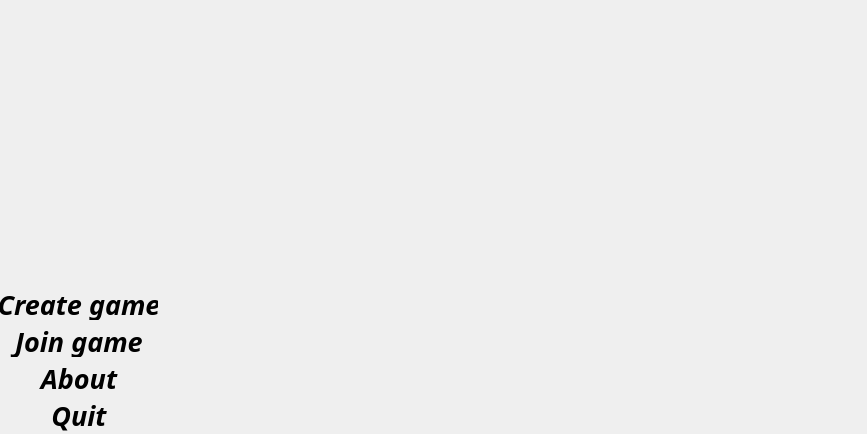
<?xml version="1.0" encoding="UTF-8"?>
<ui version="4.0">
 <class>ChooseOptionWindow</class>
 <widget class="QDialog" name="ChooseOptionWindow">
  <property name="geometry">
   <rect>
    <x>0</x>
    <y>0</y>
    <width>867</width>
    <height>434</height>
   </rect>
  </property>
  <property name="windowTitle">
   <string>Dialog</string>
  </property>
  <property name="styleSheet">
   <string notr="true">border-image: url(:/resources/images/avioneta.png)  
0 0 0  strech strech;

</string>
  </property>
  <widget class="QPushButton" name="joinButton_2">
   <property name="geometry">
    <rect>
     <x>0</x>
     <y>400</y>
     <width>158</width>
     <height>31</height>
    </rect>
   </property>
   <property name="font">
    <font>
     <family>Ubuntu Condensed</family>
     <pointsize>20</pointsize>
     <italic>true</italic>
     <bold>true</bold>
    </font>
   </property>
   <property name="autoFillBackground">
    <bool>false</bool>
   </property>
   <property name="styleSheet">
    <string notr="true">background-color: transparent;
background-image: transparent;
border-image: transparent;
  border: none;</string>
   </property>
   <property name="text">
    <string>Quit</string>
   </property>
   <property name="autoDefault">
    <bool>true</bool>
   </property>
  </widget>
  <widget class="QPushButton" name="joinButton">
   <property name="geometry">
    <rect>
     <x>0</x>
     <y>326</y>
     <width>158</width>
     <height>31</height>
    </rect>
   </property>
   <property name="font">
    <font>
     <family>Ubuntu Condensed</family>
     <pointsize>20</pointsize>
     <italic>true</italic>
     <bold>true</bold>
    </font>
   </property>
   <property name="autoFillBackground">
    <bool>false</bool>
   </property>
   <property name="styleSheet">
    <string notr="true">background-color: transparent;
background-image: transparent;
border-image: transparent;
  border: none;</string>
   </property>
   <property name="text">
    <string>Join game</string>
   </property>
   <property name="autoDefault">
    <bool>true</bool>
   </property>
  </widget>
  <widget class="QPushButton" name="createButton">
   <property name="geometry">
    <rect>
     <x>0</x>
     <y>289</y>
     <width>158</width>
     <height>31</height>
    </rect>
   </property>
   <property name="font">
    <font>
     <family>Ubuntu Condensed</family>
     <pointsize>20</pointsize>
     <italic>true</italic>
     <bold>true</bold>
    </font>
   </property>
   <property name="autoFillBackground">
    <bool>false</bool>
   </property>
   <property name="styleSheet">
    <string notr="true">background-color: transparent;
color: rgb(0, 0, 0);
border-color: rgb(0, 0, 0);
    border-width: 1px;
background-image: transparent;
border-image: transparent;
  border: none;</string>
   </property>
   <property name="text">
    <string>Create game</string>
   </property>
   <property name="autoDefault">
    <bool>true</bool>
   </property>
  </widget>
  <widget class="QPushButton" name="createButton_2">
   <property name="geometry">
    <rect>
     <x>0</x>
     <y>363</y>
     <width>158</width>
     <height>31</height>
    </rect>
   </property>
   <property name="font">
    <font>
     <family>Ubuntu Condensed</family>
     <pointsize>20</pointsize>
     <italic>true</italic>
     <bold>true</bold>
    </font>
   </property>
   <property name="autoFillBackground">
    <bool>false</bool>
   </property>
   <property name="styleSheet">
    <string notr="true">background-color: transparent;
color: rgb(0, 0, 0);
border-color: rgb(0, 0, 0);
    border-width: 1px;
background-image: transparent;
border-image: transparent;
  border: none;</string>
   </property>
   <property name="text">
    <string>About</string>
   </property>
   <property name="autoDefault">
    <bool>true</bool>
   </property>
  </widget>
 </widget>
 <resources/>
 <connections/>
</ui>
